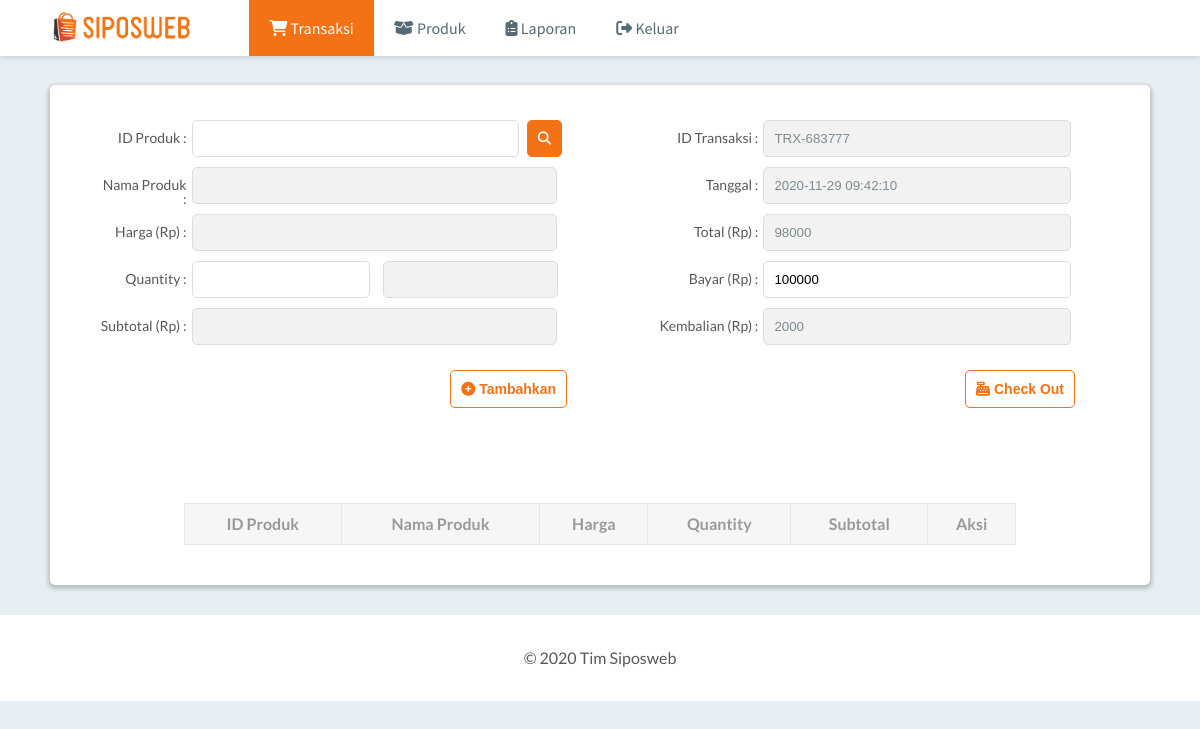
Page /transaksi.php?id=TRX-683777 on the committed database.
### tables this page shows
CREATE TABLE `laporan_transaksi` (
  `id` char(10) NOT NULL,
  `tanggal` timestamp NOT NULL DEFAULT current_timestamp() ON UPDATE current_timestamp(),
  `total` int(11) NOT NULL,
  `bayar` int(11) NOT NULL,
  `kembalian` int(11) NOT NULL
);

### functions/functions.php (called while the page is built, shortened)
<?php
$conn = mysqli_connect("localhost", "root", "", "siposweb");
function queryRead($query){
	global $conn;
	$result = mysqli_query($conn, $query);
	$rows = [];
	while ( $row = mysqli_fetch_assoc($result) ) {
		$rows[] = $row;
	}
	return $rows;
}
?>

### transaksi.php (the view, shortened to what this page needs)
<?php
require 'functions/functions.php';
$transaksi_id = "";
$transaksi_tanggal = date("Y-m-d H:i:s", time());
$transaksi_total = "";
$transaksi_bayar = "";
$transaksi_kembalian = "";
$produk_nama = "";
$produk_harga = "";
$produk_stock = "";
if (isset($_GET["id"])) {
	$transaksi_id = $_GET["id"];
	$transaksi = queryRead("SELECT * FROM laporan_transaksi WHERE id = '$transaksi_id'")[0];
	$transaksi_tanggal = $transaksi["tanggal"];
	$transaksi_total = $transaksi["total"];
	$transaksi_bayar = $transaksi["bayar"];
	$transaksi_kembalian = $transaksi["kembalian"];
} else {
	do {
		$transaksi_id = "TRX-".strtoupper(bin2hex(random_bytes(3)));
	} while (sizeof(queryRead("SELECT * FROM laporan_transaksi WHERE id='$transaksi_id'")) > 0);
}
?>
<!DOCTYPE html>
<html>
<head>
	<link rel="stylesheet" type="text/css" href="assets/styles/reset.css">
	<link rel="stylesheet" type="text/css" href="assets/styles/style.css">
</head>
<body>
	<header>
		<nav class="nav-menu">
			<ul>
				<h1 class="logo"><a href="#" title="SIPOSWEB"><img src="assets/images/logo.png" alt="SIPOSWEB" height="35px"></a></h1>
				<li><a class="active" href="transaksi.php"><i class="fa fa-shopping-cart"></i> Transaksi</a></li>
				<li><a href="produk.php"><i class="fas fa-box-open"></i> Produk</a></li>
				<li><a href="laporan.php"><i class="fas fa-clipboard-list"></i> Laporan</a></li>
				<li><a href="#"><i class="fas fa-sign-out-alt"></i> Keluar</a></li>
			</ul>
		</nav>
	</header>
	<main>
		<div class="cf">
			<div class="tambah-produk">
				<table>
					<tr>
						<th>
							<label for="id-produk">ID Produk : </label>
						</th>
						<td>
							<input type="text" id="id-produk" style="width: 80%;" value="<?= isset($produk_id) ? $produk_id : ""; ?>" required>
							<button onclick="searchProduk()" id="btn-search" class="btn btn-search"><i class="fas fa-search"></i></button>
						</td>
					</tr>
					<tr>
						<th>
							<label for="nama-produk">Nama Produk : </label>
						</th>
						<td>
							<input type="text" id="nama-produk" class="readonly" value="<?= $produk_nama; ?>" readonly required>
						</td>
					</tr>
					<tr>
						<th>
							<label for="harga">Harga (Rp) : </label>
						</th>
						<td>
							<input type="text" id="harga" class="readonly" value="<?= $produk_harga; ?>" readonly required>
						</td>
					</tr>
					<tr>
						<th>
							<label for="quantity">Quantity : </label>
						</th>
						<td>
							<input type="number" onchange="hitungSubTotal()" onkeyup="hitungSubTotal()" min="1" id="quantity" style="width: 41%" <?php if (isset($produk_id)): ?> required <?php endif ?>>
							<input type="text" id="stock" class="readonly" style="width: 40%" value="<?= $produk_stock; ?>" readonly>
						</td>
					</tr>
					<tr>
						<th>
							<label for="subtotal">Subtotal (Rp) : </label>
						</th>
						<td>
							<input type="text" id="subtotal" class="readonly" required readonly>
						</td>
					</tr>
				</table>
				<button type="submit" id="tambah-produk-dibeli" class="btn btn-tambah-produk">
					<i class="fas fa-plus-circle"></i> Tambahkan
				</button>
			</div>
			<div class="ringkasan-transaksi">
				<form action="" method="">
					<table>
						<tr>
							<th>
								<label for="id-transaksi">ID Transaksi : </label>
							</th>
							<th>
								<input type="text" id="id-transaksi" name="id-transaksi" class="readonly" value="<?= $transaksi_id; ?>" readonly>
							</th>
						</tr>
						<tr>
							<th>
								<label for="tanggal">Tanggal : </label>
							</th>
							<th>
								<input type="text" id="tanggal" name="tanggal" class="readonly" value="<?= $transaksi_tanggal; ?>" readonly>
							</th>
						</tr>
						<tr>
							<th>
								<label for="total">Total (Rp) : </label>
							</th>
							<td>
								<input type="text" id="total" name="total" class="readonly" value="<?= $transaksi_total; ?>" readonly>
							</td>
						</tr>
						<tr>
							<th>
								<label for="bayar">Bayar (Rp) : </label>
							</th>
							<td>
								<input onchange="hitungKembalian()" onkeyup="hitungKembalian()" type="number" id="bayar" name="bayar" value="<?= $transaksi_bayar; ?>" required>
							</td>
						</tr>
						<tr>
							<th>
								<label for="kembalian">Kembalian (Rp) : </label>
							</th>
							<td>
								<input type="text" id="kembalian" name="kembalian" class="readonly" value="<?= $transaksi_kembalian; ?>" readonly>
							</td>
						</tr>
					</table>
				</form>
				<button type="submit" class="btn btn-check-out" id="btn-check-out" name="btn-check-out"><i class="fas fa-cash-register"></i> Check Out</button>
			</div>
		</div>
		<table id="table-dibeli" class="dibeli">
			<tr>
				<th>ID Produk</th>
				<th>Nama Produk</th>
				<th>Harga</th>
				<th>Quantity</th>
				<th>Subtotal</th>
				<th>Aksi</th>
			</tr>
		</table>
	</main>
	<footer>
		<p>&copy 2020 Tim Siposweb</p>
	</footer>
</body>
</html>

### assets/styles/style.css (style rules this page uses)
body { font-family: 'Lato', sans-serif; color: #585858; background: #E7EFF2; }
header { font-family: 'Source Sans Pro', sans-serif; background: white; box-shadow: 0 0 8px 0 rgba(0, 0, 0, 0.2); position: fixed; top: 0; width: 100%; }
footer { background-color: white; padding: 35px; }
footer p { text-align: center; }
.nav-menu li { display: inline-block; margin: 0; }
.nav-menu ul { display: flex; }
.logo { margin: auto 50px; display: inline-block; }
.nav-menu li a { transition: 400ms; display: inline-block; padding: 20px; color: #566B73; margin: 0; text-decoration: none; }
.nav-menu .active { background-color: #F47216; color: white; }
main { background: white; box-shadow: 0 2px 4px 2px rgba(0, 0, 0, 0.2); border-radius: 5px; padding: 30px; margin: 85px 50px 30px; }
.tambah-produk table th, .ringkasan-transaksi table th { text-align: right; font-size: 14px; }
input { padding: 10px; width: 90%; margin: 5px; border-radius: 5px; border: 1.5px solid #DBDEE0; outline: none; }
.readonly { background-color: #F2F2F2; color : #7f8c8d; }
.btn { cursor: pointer; border: 1.5px solid #F47216; padding: 10px; border-radius: 5px; transition: 0.5s; font-weight: 600; text-decoration: none; }
.btn-search { background-color: #F47216; color: white; }
.btn-tambah-produk, .btn-edit-produk, .btn-check-out { float: right; }
.btn-tambah-produk, .btn-check-out, .btn-edit-produk, .btn-page-nav, .number-active:hover { font-size: 14px; margin: 20px 1px; background-color: white; color: #F47216; }
.tambah-produk, .ringkasan-transaksi { float: left; width: 45%; padding: 0 20px; }
.tambah-produk form, .ringkasan-transaksi form { width: 100%; text-align: right; }
.tambah-produk table, .ringkasan-transaksi table { width: 100%; }
.dibeli { margin: 75px auto 10px; width: 80%; }
.dibeli th { color: #999; background-color: #F6F6F6; border: 1.5px solid #E5E5E5; padding: 12px 10px; font-weight: 600; text-decoration: none; }

### rows in the picture
laporan_transaksi: tanggal "2020-11-29 09:42:10", total "98000", bayar "100000", kembalian "2000"
